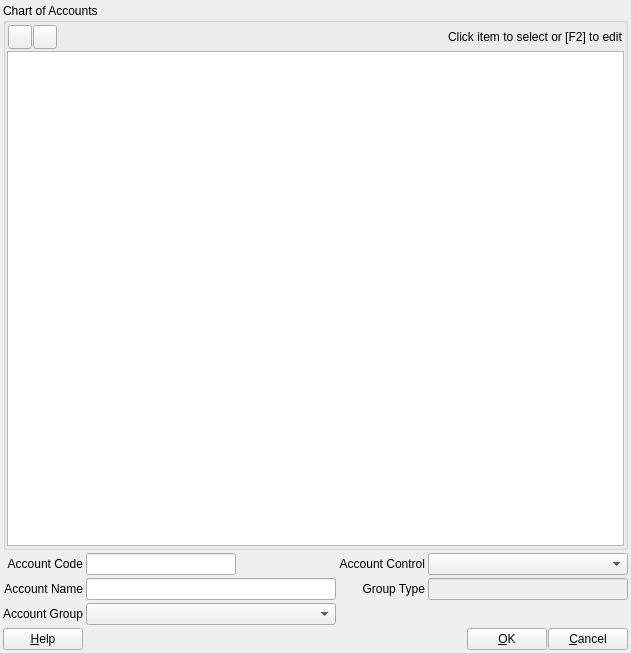
<?xml version="1.0" encoding="UTF-8"?>
<ui version="4.0">
 <class>ACC_ChartMasterDialog</class>
 <widget class="QDialog" name="ACC_ChartMasterDialog">
  <property name="geometry">
   <rect>
    <x>0</x>
    <y>0</y>
    <width>624</width>
    <height>653</height>
   </rect>
  </property>
  <property name="windowTitle">
   <string>Dialog</string>
  </property>
  <layout class="QGridLayout" name="gridLayout_3">
   <property name="leftMargin">
    <number>3</number>
   </property>
   <property name="topMargin">
    <number>3</number>
   </property>
   <property name="rightMargin">
    <number>3</number>
   </property>
   <property name="bottomMargin">
    <number>3</number>
   </property>
   <property name="spacing">
    <number>3</number>
   </property>
   <item row="0" column="0">
    <widget class="QGroupBox" name="groupBox">
     <property name="title">
      <string>Chart of Accounts</string>
     </property>
     <layout class="QGridLayout" name="gridLayout">
      <property name="leftMargin">
       <number>1</number>
      </property>
      <property name="topMargin">
       <number>1</number>
      </property>
      <property name="rightMargin">
       <number>1</number>
      </property>
      <property name="bottomMargin">
       <number>1</number>
      </property>
      <property name="horizontalSpacing">
       <number>3</number>
      </property>
      <property name="verticalSpacing">
       <number>1</number>
      </property>
      <item row="0" column="0">
       <layout class="QHBoxLayout" name="horizontalLayout_3">
        <property name="spacing">
         <number>1</number>
        </property>
        <property name="sizeConstraint">
         <enum>QLayout::SetDefaultConstraint</enum>
        </property>
        <property name="leftMargin">
         <number>1</number>
        </property>
        <property name="topMargin">
         <number>1</number>
        </property>
        <property name="rightMargin">
         <number>1</number>
        </property>
        <property name="bottomMargin">
         <number>1</number>
        </property>
        <item>
         <widget class="QToolButton" name="pbAdd">
          <property name="sizePolicy">
           <sizepolicy hsizetype="Minimum" vsizetype="Fixed">
            <horstretch>0</horstretch>
            <verstretch>0</verstretch>
           </sizepolicy>
          </property>
          <property name="minimumSize">
           <size>
            <width>24</width>
            <height>24</height>
           </size>
          </property>
          <property name="maximumSize">
           <size>
            <width>24</width>
            <height>24</height>
           </size>
          </property>
          <property name="toolTip">
           <string>Add account</string>
          </property>
          <property name="text">
           <string/>
          </property>
          <property name="icon">
           <iconset resource="../../../db/src/gui/db.qrc">
            <normaloff>:/images/icons/add.png</normaloff>:/images/icons/add.png</iconset>
          </property>
          <property name="iconSize">
           <size>
            <width>16</width>
            <height>16</height>
           </size>
          </property>
         </widget>
        </item>
        <item>
         <widget class="QToolButton" name="pbDelete">
          <property name="minimumSize">
           <size>
            <width>24</width>
            <height>24</height>
           </size>
          </property>
          <property name="maximumSize">
           <size>
            <width>24</width>
            <height>24</height>
           </size>
          </property>
          <property name="toolTip">
           <string>Delete account</string>
          </property>
          <property name="text">
           <string/>
          </property>
          <property name="icon">
           <iconset resource="../../../db/src/gui/db.qrc">
            <normaloff>:/images/icons/delete.png</normaloff>:/images/icons/delete.png</iconset>
          </property>
         </widget>
        </item>
        <item>
         <spacer name="horizontalSpacer_3">
          <property name="orientation">
           <enum>Qt::Horizontal</enum>
          </property>
          <property name="sizeHint" stdset="0">
           <size>
            <width>40</width>
            <height>20</height>
           </size>
          </property>
         </spacer>
        </item>
        <item>
         <widget class="QLabel" name="lblTvInfo">
          <property name="text">
           <string>Click item to select or [F2] to edit</string>
          </property>
         </widget>
        </item>
       </layout>
      </item>
      <item row="1" column="0">
       <widget class="QTableView" name="tvChart"/>
      </item>
     </layout>
    </widget>
   </item>
   <item row="1" column="0">
    <layout class="QGridLayout" name="gridLayout_2">
     <property name="verticalSpacing">
      <number>3</number>
     </property>
     <item row="0" column="0">
      <widget class="QLabel" name="label">
       <property name="text">
        <string>Account Code</string>
       </property>
       <property name="alignment">
        <set>Qt::AlignRight|Qt::AlignTrailing|Qt::AlignVCenter</set>
       </property>
      </widget>
     </item>
     <item row="0" column="1">
      <widget class="QLineEdit" name="leAccountCode">
       <property name="minimumSize">
        <size>
         <width>150</width>
         <height>0</height>
        </size>
       </property>
       <property name="maximumSize">
        <size>
         <width>150</width>
         <height>16777215</height>
        </size>
       </property>
      </widget>
     </item>
     <item row="0" column="3">
      <widget class="QComboBox" name="cbAccountControl">
       <property name="minimumSize">
        <size>
         <width>200</width>
         <height>0</height>
        </size>
       </property>
       <property name="maximumSize">
        <size>
         <width>16777215</width>
         <height>16777215</height>
        </size>
       </property>
      </widget>
     </item>
     <item row="1" column="0">
      <widget class="QLabel" name="label_2">
       <property name="text">
        <string>Account Name</string>
       </property>
       <property name="alignment">
        <set>Qt::AlignRight|Qt::AlignTrailing|Qt::AlignVCenter</set>
       </property>
      </widget>
     </item>
     <item row="1" column="1">
      <widget class="QLineEdit" name="leAccountName">
       <property name="minimumSize">
        <size>
         <width>250</width>
         <height>0</height>
        </size>
       </property>
       <property name="maximumSize">
        <size>
         <width>16777215</width>
         <height>16777215</height>
        </size>
       </property>
      </widget>
     </item>
     <item row="1" column="2">
      <widget class="QLabel" name="lblGroupType">
       <property name="minimumSize">
        <size>
         <width>0</width>
         <height>0</height>
        </size>
       </property>
       <property name="maximumSize">
        <size>
         <width>16777215</width>
         <height>16777215</height>
        </size>
       </property>
       <property name="text">
        <string>Group Type</string>
       </property>
       <property name="alignment">
        <set>Qt::AlignRight|Qt::AlignTrailing|Qt::AlignVCenter</set>
       </property>
      </widget>
     </item>
     <item row="1" column="3">
      <widget class="QLineEdit" name="leGroupType">
       <property name="enabled">
        <bool>false</bool>
       </property>
       <property name="minimumSize">
        <size>
         <width>200</width>
         <height>0</height>
        </size>
       </property>
       <property name="maximumSize">
        <size>
         <width>16777215</width>
         <height>16777215</height>
        </size>
       </property>
      </widget>
     </item>
     <item row="2" column="0">
      <widget class="QLabel" name="lblAccountGroup">
       <property name="text">
        <string>Account Group</string>
       </property>
       <property name="alignment">
        <set>Qt::AlignRight|Qt::AlignTrailing|Qt::AlignVCenter</set>
       </property>
      </widget>
     </item>
     <item row="2" column="1">
      <widget class="QComboBox" name="cbAccountGroup">
       <property name="minimumSize">
        <size>
         <width>250</width>
         <height>0</height>
        </size>
       </property>
       <property name="maximumSize">
        <size>
         <width>16777215</width>
         <height>16777215</height>
        </size>
       </property>
      </widget>
     </item>
     <item row="0" column="2">
      <widget class="QLabel" name="label_3">
       <property name="minimumSize">
        <size>
         <width>0</width>
         <height>0</height>
        </size>
       </property>
       <property name="maximumSize">
        <size>
         <width>16777215</width>
         <height>16777215</height>
        </size>
       </property>
       <property name="text">
        <string>Account Control</string>
       </property>
       <property name="alignment">
        <set>Qt::AlignRight|Qt::AlignTrailing|Qt::AlignVCenter</set>
       </property>
      </widget>
     </item>
    </layout>
   </item>
   <item row="2" column="0">
    <layout class="QHBoxLayout" name="horizontalLayout_2">
     <property name="spacing">
      <number>1</number>
     </property>
     <item>
      <widget class="QPushButton" name="pbHelp">
       <property name="text">
        <string>&amp;Help</string>
       </property>
       <property name="autoDefault">
        <bool>false</bool>
       </property>
      </widget>
     </item>
     <item>
      <spacer name="horizontalSpacer_2">
       <property name="orientation">
        <enum>Qt::Horizontal</enum>
       </property>
       <property name="sizeHint" stdset="0">
        <size>
         <width>40</width>
         <height>20</height>
        </size>
       </property>
      </spacer>
     </item>
     <item>
      <widget class="QPushButton" name="pbOk">
       <property name="text">
        <string>&amp;OK</string>
       </property>
       <property name="autoDefault">
        <bool>false</bool>
       </property>
      </widget>
     </item>
     <item>
      <widget class="QPushButton" name="pbCancel">
       <property name="text">
        <string>&amp;Cancel</string>
       </property>
       <property name="autoDefault">
        <bool>false</bool>
       </property>
      </widget>
     </item>
    </layout>
   </item>
  </layout>
 </widget>
 <tabstops>
  <tabstop>tvChart</tabstop>
  <tabstop>pbAdd</tabstop>
  <tabstop>pbDelete</tabstop>
  <tabstop>leAccountCode</tabstop>
  <tabstop>leAccountName</tabstop>
  <tabstop>cbAccountGroup</tabstop>
  <tabstop>cbAccountControl</tabstop>
  <tabstop>leGroupType</tabstop>
  <tabstop>pbOk</tabstop>
  <tabstop>pbCancel</tabstop>
  <tabstop>pbHelp</tabstop>
 </tabstops>
 <resources>
  <include location="../../../db/src/gui/db.qrc"/>
 </resources>
 <connections/>
</ui>
